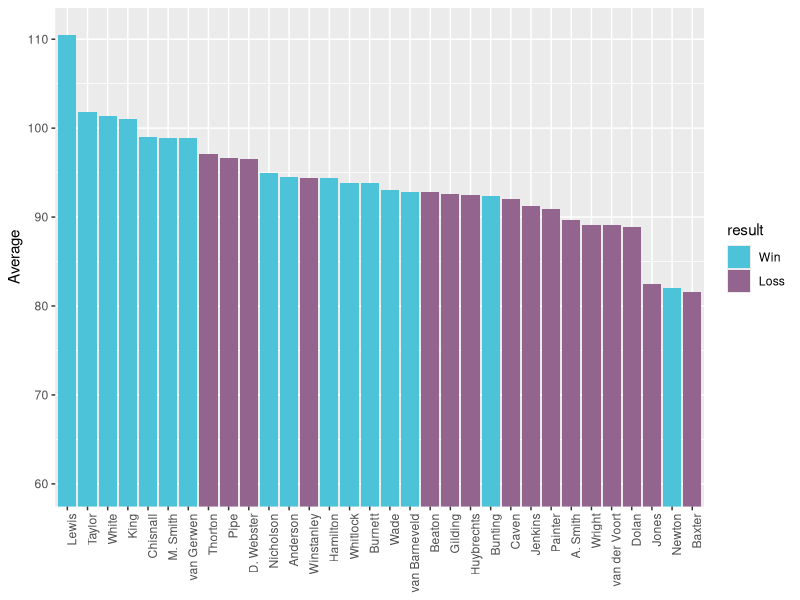

The R script that drew this image:
players <- "van Barneveld"
averages <- 92.79
result <- "Win"

players <- c(players, "van der Voort")
averages <- c(averages, 89.1)
result <- c(result, "Loss")

players <- c(players, "Taylor")
averages <- c(averages, 101.79)
result <- c(result, "Win")

players <- c(players, "D. Webster")
averages <- c(averages, 96.58)
result <- c(result, "Loss")

players <- c(players, "Pipe")
averages <- c(averages, 96.66)
result <- c(result, "Loss")

players <- c(players, "M. Smith")
averages <- c(averages, 98.87)
result <- c(result, "Win")

players <- c(players, "Newton")
averages <- c(averages, 81.99)
result <- c(result, "Win")

players <- c(players, "Baxter")
averages <- c(averages, 81.62)
result <- c(result, "Loss")

players <- c(players, "Hamilton")
averages <- c(averages, 94.42)
result <- c(result, "Win")

players <- c(players, "Jones")
averages <- c(averages, 82.45)
result <- c(result, "Loss")

players <- c(players, "Thorton")
averages <- c(averages, 97.06)
result <- c(result, "Loss")

players <- c(players, "Nicholson")
averages <- c(averages, 94.95)
result <- c(result, "Win")

players <- c(players, "Dolan")
averages <- c(averages, 88.91)
result <- c(result, "Loss")

players <- c(players, "Burnett")
averages <- c(averages, 93.85)
result <- c(result, "Win")

players <- c(players, "Chisnall")
averages <- c(averages, 98.96)
result <- c(result, "Win")

players <- c(players, "Winstanley")
averages <- c(averages, 94.43)
result <- c(result, "Loss")

players <- c(players, "Wade")
averages <- c(averages, 93.01)
result <- c(result, "Win")

players <- c(players, "A. Smith")
averages <- c(averages, 89.67)
result <- c(result, "Loss")

players <- c(players, "van Gerwen")
averages <- c(averages, 98.85)
result <- c(result, "Win")

players <- c(players, "Beaton")
averages <- c(averages, 92.77)
result <- c(result, "Loss")

players <- c(players, "Whitlock")
averages <- c(averages, 93.88)
result <- c(result, "Win")

players <- c(players, "Painter")
averages <- c(averages, 90.86)
result <- c(result, "Loss")

players <- c(players, "White")
averages <- c(averages, 101.37)
result <- c(result, "Win")

players <- c(players, "Jenkins")
averages <- c(averages, 91.28)
result <- c(result, "Loss")

players <- c(players, "Bunting")
averages <- c(averages, 92.36)
result <- c(result, "Win")

players <- c(players, "Wright")
averages <- c(averages, 89.12)
result <- c(result, "Loss")

players <- c(players, "King")
averages <- c(averages, 101.06)
result <- c(result, "Win")

players <- c(players, "Huybrechts")
averages <- c(averages, 92.53)
result <- c(result, "Loss")

players <- c(players, "Lewis")
averages <- c(averages, 110.51)
result <- c(result, "Win")

players <- c(players, "Gilding")
averages <- c(averages, 92.55)
result <- c(result, "Loss")

players <- c(players, "Anderson")
averages <- c(averages, 94.47)
result <- c(result, "Win")

players <- c(players, "Caven")
averages <- c(averages, 92.03)
result <- c(result, "Loss")

result <- factor(result)

df <- data.frame(players, averages, result)
df <- df[with(df, order(-averages)), ]
df$players <- reorder(df$players, -df$averages)
df$result <- factor(df$result, levels(df$result)[c(2,1)])

library(ggplot2)
plot <- ggplot(data=df, aes(x=players, y=averages))
plot <- plot + scale_fill_manual(values = c("#4CC3D9", "#93648D"))
plot <- plot + theme(axis.text.x = element_text(angle = 90, hjust = 1))
plot <- plot + coord_cartesian(ylim = c(60,111))
plot <- plot + ylab("Average")
plot <- plot + theme(axis.title.x = element_blank())
setwd("/Users/JackPeacock/Desktop/Darts\ Business")
png("1stroundaverages.png", height= 512, width=1024)
plot + geom_bar(aes(fill=result), stat="identity")
dev.off()
